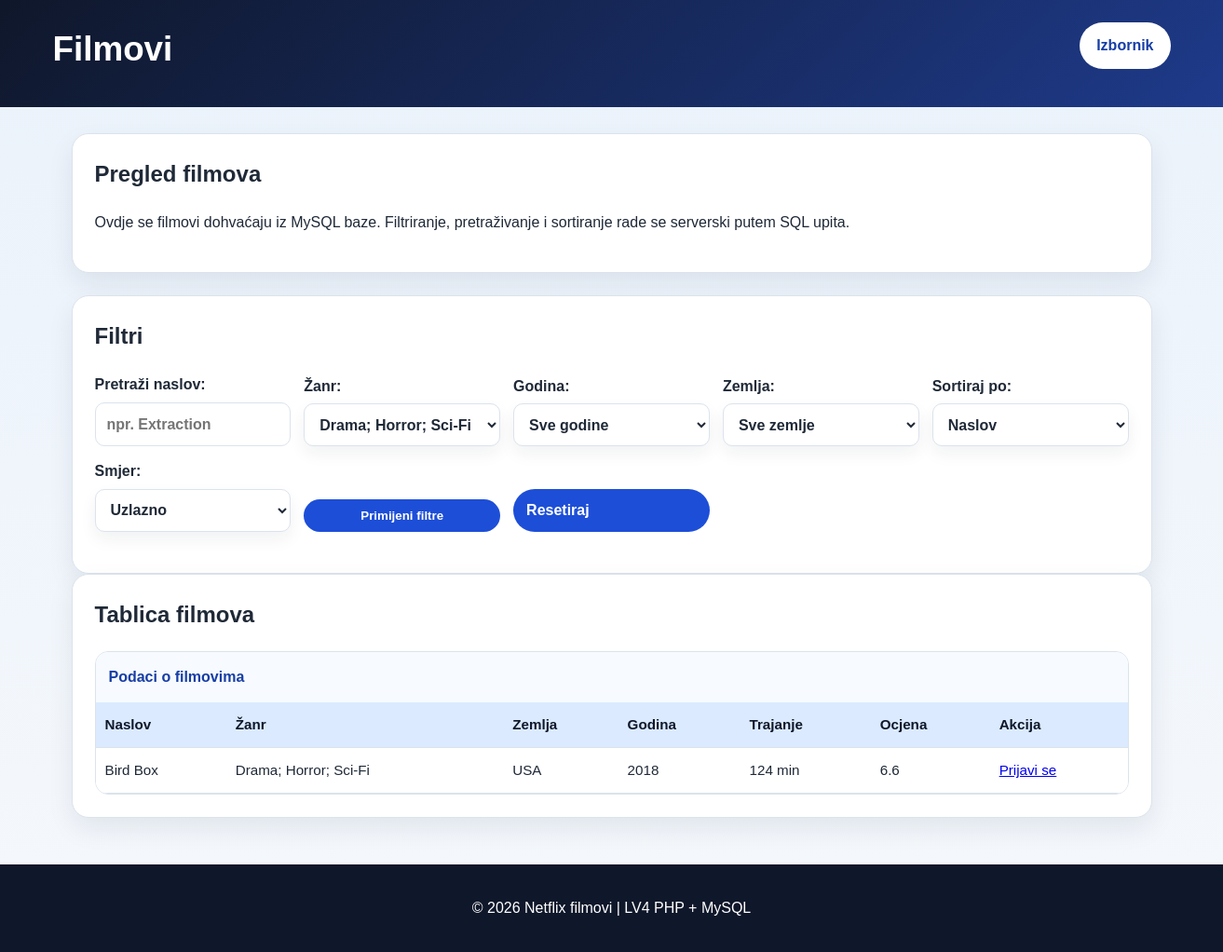
The app's page /filmovi.php?genre=Drama; Horror; Sci-Fi with its own data.
### tables this page shows
CREATE TABLE IF NOT EXISTS movies (
    id INT AUTO_INCREMENT PRIMARY KEY,
    title VARCHAR(255) NOT NULL,
    genre VARCHAR(255) NOT NULL,
    country VARCHAR(100) NOT NULL DEFAULT 'Nepoznato',
    release_year INT NOT NULL,
    duration_min INT NOT NULL,
    rating DECIMAL(3,1) NOT NULL,
    created_at TIMESTAMP DEFAULT CURRENT_TIMESTAMP
);

### includes/functions.php (called while the page is built, shortened)
<?php
function e(string $value): string
{
    return htmlspecialchars($value, ENT_QUOTES, 'UTF-8');
}

### includes/auth.php (called while the page is built, shortened)
<?php
function is_logged_in(): bool
{
    return isset($_SESSION['user_id']);
}

### filmovi.php (the view, shortened to what this page needs)
<?php
require_once 'includes/db.php';
require_once 'includes/auth.php';
require_once 'includes/functions.php';
$genre = trim($_GET['genre'] ?? '');
$search = trim($_GET['search'] ?? '');
$sort = $_GET['sort'] ?? 'title';
$direction = $_GET['direction'] ?? 'asc';
$allowed_sort_columns = [
    'title' => 'title',
    'genre' => 'genre',
    'country' => 'country',
    'release_year' => 'release_year',
    'duration_min' => 'duration_min',
    'rating' => 'rating'
];
$allowed_directions = ['asc', 'desc'];
$sort_column = $allowed_sort_columns[$sort] ?? 'title';
$sort_direction = in_array(strtolower($direction), $allowed_directions, true)
    ? strtoupper($direction)
    : 'ASC';
$where = [];
$params = [];
if ($genre !== '') {
    $where[] = 'genre LIKE :genre';
    $params[':genre'] = '%' . $genre . '%';
}
$where_sql = '';
if (!empty($where)) {
    $where_sql = 'WHERE ' . implode(' AND ', $where);
}
$sql = "
    SELECT *
    FROM movies
    {$where_sql}
    ORDER BY {$sort_column} {$sort_direction}
";
$stmt = $pdo->prepare($sql);
$stmt->execute($params);
$movies = $stmt->fetchAll();
$genres = $pdo->query("
    SELECT DISTINCT genre
    FROM movies
    ORDER BY genre ASC
")->fetchAll();
require_once 'includes/header.php';
?>
<section class="intro">
    <article>
        <h2>Pregled filmova</h2>
        <p>
            Ovdje se filmovi dohvaćaju iz MySQL baze. Filtriranje, pretraživanje i sortiranje rade se serverski putem SQL upita.
        </p>
    </article>
</section>
<section class="table-card">
    <h2>Filtri</h2>
    <form method="get" class="filteri">
        <label>
            Pretraži naslov:
            <input type="text" name="search" value="<?= e($search) ?>" placeholder="npr. Extraction">
        </label>
        <label>
            Žanr:
            <select name="genre">
                <?php foreach ($genres as $g): ?>
                    <option value="<?= e($g['genre']) ?>" <?= $genre === $g['genre'] ? 'selected' : '' ?>>
                        <?= e($g['genre']) ?>
                    </option>
                <?php endforeach; ?>
            </select>
        </label>
        <label>
            Godina:
            <select name="year">
                <option value="">Sve godine</option>
            </select>
        </label>
        <label>
            Zemlja:
            <select name="country">
                <option value="">Sve zemlje</option>
            </select>
        </label>
        <label>
            Sortiraj po:
            <select name="sort">
                <option value="title" <?= $sort === 'title' ? 'selected' : '' ?>>Naslov</option>
            </select>
        </label>
        <label>
            Smjer:
            <select name="direction">
                <option value="asc" <?= strtolower($direction) === 'asc' ? 'selected' : '' ?>>Uzlazno</option>
            </select>
        </label>
        <button type="submit">Primijeni filtre</button>
        <a class="button-link" href="filmovi.php">Resetiraj</a>
    </form>
</section>
<section class="table-card">
    <h2>Tablica filmova</h2>
    <div class="table-wrap">
        <table>
            <caption>Podaci o filmovima</caption>
            <thead>
                <tr>
                    <th>Naslov</th>
                    <th>Žanr</th>
                    <th>Zemlja</th>
                    <th>Godina</th>
                    <th>Trajanje</th>
                    <th>Ocjena</th>
                    <th>Akcija</th>
                </tr>
            </thead>
            <tbody>
                <?php if (empty($movies)): ?>
                    <tr>
                        <td colspan="7">Nema filmova za odabrane filtre.</td>
                    </tr>
                <?php else: ?>
                    <?php foreach ($movies as $movie): ?>
                        <tr>
                            <td><?= e($movie['title']) ?></td>
                            <td><?= e($movie['genre']) ?></td>
                            <td><?= e($movie['country']) ?></td>
                            <td><?= e($movie['release_year']) ?></td>
                            <td><?= e($movie['duration_min']) ?> min</td>
                            <td><?= e(number_format((float)$movie['rating'], 1)) ?></td>
                            <td>
                                <?php if (is_logged_in()): ?>
                                    <form method="post" action="dodaj_u_videoteku.php">
                                        <input type="hidden" name="movie_id" value="<?= (int)$movie['id'] ?>">
                                        <button type="submit">Dodaj</button>
                                    </form>
                                <?php else: ?>
                                    <a href="login.php">Prijavi se</a>
                                <?php endif; ?>
                            </td>
                        </tr>
                    <?php endforeach; ?>
                <?php endif; ?>
            </tbody>
        </table>
    </div>
</section>
<?php require_once 'includes/footer.php'; ?>

### public/style.css (style rules this page uses)
:root { --bg: #eef3f8; --surface: #ffffff; --surface-alt: #f7fbff; --text: #1f2937; --muted: #5b6574; --primary: #1d4ed8; --primary-dark: #173ea6; --border: #dbe3ec; --shadow: 0 12px 28px rgba(14, 30, 55, 0.08); --radius: 18px; --max-width: 1200px; }
* { box-sizing: border-box; }
html { scroll-behavior: smooth; }
body { margin: 0; font-family: Arial, sans-serif; color: var(--text); background: linear-gradient(180deg, #eaf2fb 0%, #f5f8fc 100%); line-height: 1.6; }
.intro article, .table-card, .info-aside { background: var(--surface); border: 1px solid var(--border); border-radius: var(--radius); box-shadow: var(--shadow); }
.intro article { padding: 24px; margin-bottom: 24px; }
.intro h2, .table-card h2, .info-aside h2, .mini-card h3 { margin-top: 0; }
.table-card { padding: 24px; }
.table-wrap { overflow-x: auto; border-radius: 14px; border: 1px solid var(--border); }
table { width: 100%; border-collapse: collapse; min-width: 900px; background: #ffffff; }
caption { padding: 14px; font-weight: bold; text-align: left; background: var(--surface-alt); color: var(--primary-dark); }
th, td { padding: 12px 10px; border-bottom: 1px solid var(--border); text-align: left; font-size: 0.95rem; }
th { background: #dbeafe; color: #0f172a; position: sticky; top: 0; }
.filteri { display: grid; grid-template-columns: repeat(4, minmax(0, 1fr)); gap: 16px; margin-bottom: 24px; align-items: end; }
.filteri label, .filter-dropdown { display: grid; gap: 8px; font-weight: bold; }
.dropdown-toggle, .filteri select, #reset-filteri { width: 100%; height: 46px; padding: 10px 14px; border-radius: 16px; font: inherit; font-weight: bold; }
.dropdown-toggle, .filteri select { border: 1px solid var(--border); background: #ffffff; color: var(--text); text-align: left; box-shadow: 0 8px 18px rgba(14, 30, 55, 0.06); cursor: pointer; }
.form-card input, .form-card select, .filteri input, .filteri select { width: 100%; padding: 10px 12px; border: 1px solid var(--border); border-radius: 10px; font: inherit; }
.form-card button, .filteri button, button, .button-link { display: inline-block; padding: 10px 14px; border: none; border-radius: 999px; background: var(--primary); color: #ffffff; text-decoration: none; font-weight: bold; cursor: pointer; }
.filteri { display: grid; grid-template-columns: repeat(auto-fit, minmax(180px, 1fr)); gap: 14px; align-items: end; margin-bottom: 20px; }
.filteri label { display: grid; gap: 6px; font-weight: bold; }

### records on screen
movies: title "Bird Box", genre "Drama; Horror; Sci-Fi", country "USA", release_year "2018", duration_min "124", rating "6.6"

### other values on screen
$page_title "Filmovi"
form field genre "Drama; Horror; Sci-Fi"
